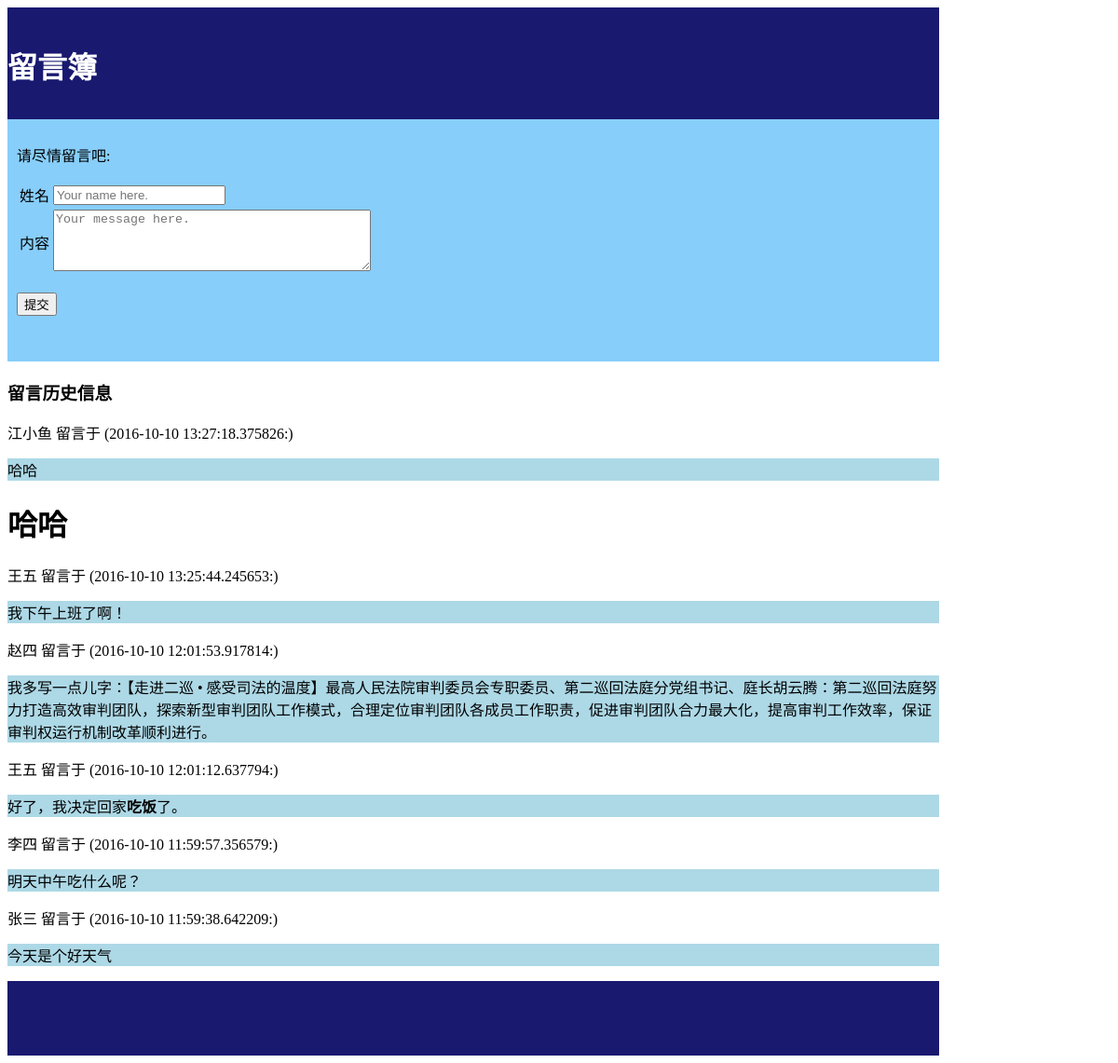
The page / on the database its author committed.
### tables this page shows
CREATE TABLE entries(
	id integer primary key autoincrement,
	title text not null,
	'date' text not null,
	'text' text not null
);

### 0023.py (the view)
@app.route('/')
def show_entries():
	db = get_db()
	cur = db.execute('select title, date, text from entries order by id desc')
	entries = cur.fetchall()
	return render_template('show_entries.html', entries=entries)

### 0023.py (called while the page is built)
def connect_db():
	rv = sqlite3.connect(app.config['DATABASE'])
	rv.row_factory = sqlite3.Row
	return rv

def get_db():
	if not hasattr(g, 'sqlite_db'):
		g.sqlite_db = connect_db()
	return g.sqlite_db

### templates/show_entries.html
{% extends "layout.html"%}
{% block body %}
<div class="message">
	<h3>留言历史信息</h3>
</div>
{% for entry in entries%}
	<p>{{ entry.title }} 留言于 ({{ entry.date }}:)</p>
	<p class="entry">{{ entry.text|safe }}</p>
{% else %}
	<p class="entry">一条留言都没有...</p>
{% endfor%}
{% endblock %}

### templates/layout.html (shortened to what this page needs)
<!doctype html>
<link rel="stylesheet" type="text/css" href="{{ url_for('static', filename='style.css') }}">
<div class="header">
	<br />
	<h1>留言簿</h1>
</div>
<div class="form">
	<p>请尽情留言吧:</p>
	<form action="{{ url_for('add_entry') }}" method="post" accept-charset="utf-8">
		<table border="0px">
			<tbody>
				<tr>
					<td>姓名</td>
					<td><input type="text" name="title" placeholder="Your name here."></td>
				</tr>
				<tr>
					<td>内容</td>
					<td><textarea type="text" name="text" placeholder="Your message here." rows="4" cols="40"></textarea></td>
				</tr>
			</tbody>
		</table>
		<p><input type="submit" value="提交"></p>
	</form>
</div>
{% block body %}{% endblock %}
<div class="footer">
</div>

### static/style.css (style rules this page uses)
.header { width: 1000px; height: 120px; background-color: MidnightBlue; color: white; }
.form { width: 980px; height: 240px; background-color: LightSkyBlue; padding: 10px; }
.footer { width: 1000px; height: 80px; background-color: MidnightBlue; }
.entry { background-color: LightBlue; width: 1000px; }

### rows shown on the page
entries: title "江小鱼", date "2016-10-10 13:27:18.375826", text "哈哈 哈哈"
entries: title "王五", date "2016-10-10 13:25:44.245653", text "我下午 上班了啊！"
entries: title "赵四", date "2016-10-10 12:01:53.917814", text "我多写一点儿字：【走进二巡 • 感受司法的温度】最高人民法院审判委员会专职委员、第二巡回法庭分党组书记、庭长胡云腾：第二巡回法庭努力打造高效审判团队，探索新型审判团队工作模式，合理定位审判团队各成员工作职责，促进审判团队合力最大化，提高审判工作效率，保证审判权运行机制改革顺利进行。"
entries: title "王五", date "2016-10-10 12:01:12.637794", text "好了，我决定回家 吃饭 了。"
entries: title "李四", date "2016-10-10 11:59:57.356579", text "明天中午吃什么呢？"
entries: title "张三", date "2016-10-10 11:59:38.642209", text "今天是个好天气"
